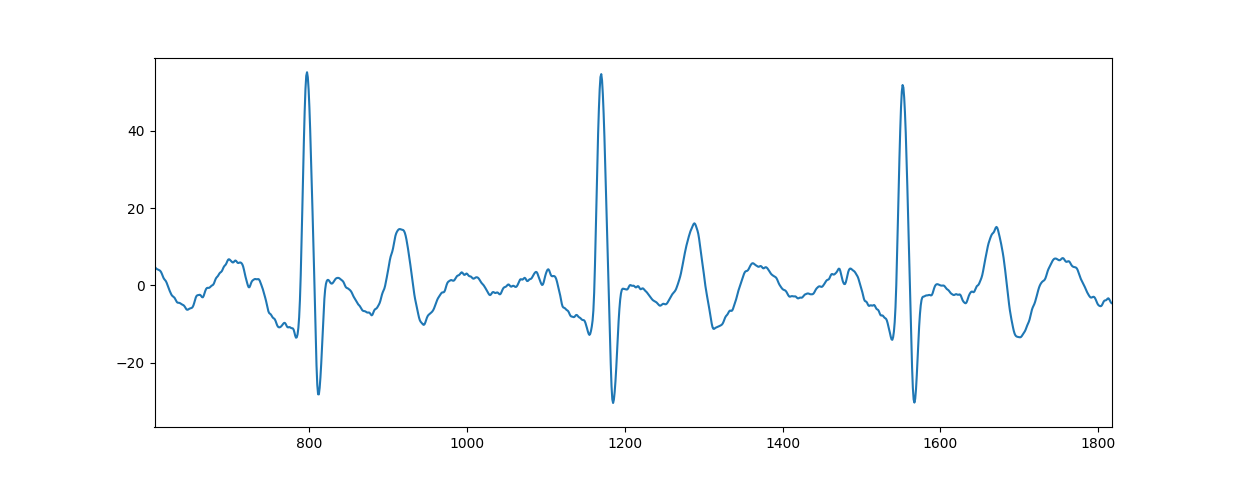

This chart was generated by the following Python code:
#!/usr/bin/env python3
# -*- coding: utf-8 -*-

import argparse
import pickle

from datetime import datetime
from pprint import pprint
from collections import namedtuple

import serial
from numpy import fft
import matplotlib.pyplot as pyplot
import matplotlib.animation as animation

import backend


ArduinoConfig = namedtuple("ArduinoConfig", ["int_size", "byte_order"])
config = ArduinoConfig(2, "little")
serial_ports = {
    "bluetooth": ("/dev/tty.HC-05-DevB", 9600),
    "usb": ("/dev/tty.usbmodem14201", 9600),
}


def draw(_, data, subplot, params):
    """ Read data from serial port and redraw graph.
    """
    data.extend(
        [
            int.from_bytes(
                params.port.read(config.int_size),
                byteorder=config.byte_order,
                signed=True,
            )
            for _ in range(params.nsamples)
        ]
    )
    subplot.clear()
    subplot.plot(data[-params.window :])
    pyplot.title("{} sec".format(datetime.now()))


def record_command(args):
    """ Handle record subcommand.
    """
    args.port = serial.Serial(*(serial_ports[args.port]))
    figure = pyplot.figure()
    subplot = figure.add_subplot(1, 1, 1)
    data = [0] * args.window
    ani = animation.FuncAnimation(
        figure, draw, fargs=(data, subplot, args), interval=args.refresh
    )
    pyplot.show()

    if args.save:
        connection = backend.getConnection("ecg.db")
        backend.writeRecord(connection, data)
        connection.close()


def db_command(args):
    """ Handle db subcommands.
    """
    if args.list:
        connection = backend.getConnection(args.db)
        records = backend.listRecords(connection)
        pprint(records)

    elif args.load is not None:
        connection = backend.getConnection(args.db)
        record = backend.getRecordById(connection, args.load)
        signal = pickle.loads(record[-1])[1000:]
        FFT = fft.fft(signal)
        #FFT = fft.fft(pickle.loads(record[-1])[1000:])
        FFT[args.filter[1]:] = 0
        FFT[:args.filter[0]] = 0
        frame = fft.ifft(FFT)
        pyplot.plot(frame[args.range[0]:args.range[1]])
        #pyplot.plot(pickle.loads(record[-1]))
        pyplot.show()

    elif args.init:
        backend.setupNewDatabase(args.db)


if __name__ == "__main__":
    parser = argparse.ArgumentParser()
    parser.add_argument(
        "--db",
        default="ecg.db",
        help="database filename",
    )
    commands_parsers = parser.add_subparsers()

    # Recording Arguments Parser
    parser_record = commands_parsers.add_parser("record")
    parser_record.set_defaults(func=record_command)
    parser_record.add_argument(
        "--window", type=int, default=1600, help="plot width in samples"
    )
    parser_record.add_argument(
        "--nsamples", type=int, default=80, help="numbder of reads per frame"
    )
    parser_record.add_argument(
        "--refresh", type=int, default=80, help="frame duration in milliseconds"
    )
    parser_record.add_argument(
        "--port",
        choices=["usb", "bluetooth"],
        default="usb",
        help="default serial port",
    )
    parser_record.add_argument(
        "--save",
        action="store_true",
        help="save recording to database on exit"
    )

    # DB Access Arguments Parser
    parser_db = commands_parsers.add_parser("db")
    parser_db.set_defaults(func=db_command)
    parser_db.add_argument(
        "--list",
        action="store_true",
        help="list all records stored in the db"
    )
    parser_db.add_argument(
        "--load",
        type=int,
        help="load ecg data from db"
    )
    parser_db.add_argument(
        "--filter",
        type=int,
        nargs=2,
        help="cutoff fft bin"
    )
    parser_db.add_argument("--range",
        type=int,
        nargs=2,
        help="samples range to load"
    )
    parser_db.add_argument(
        "--init",
        action="store_true",
        help="initialize empty db file"
    )

    args = parser.parse_args()
    args.func(args)
